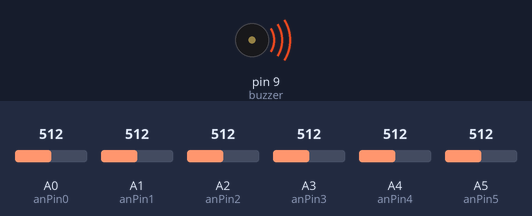
This sketch was run on a simulated Arduino Uno, built with avr-gcc and run on an emulated ATmega328P. Shown: buzzer (waves = sounding). Inputs (shaded band) come from the test bench; at power-on: A0 (anPin0) = 512, A1 (anPin1) = 512, A2 (anPin2) = 512, A3 (anPin3) = 512, A4 (anPin4) = 512, A5 (anPin5) = 512. What the sketch prints to the serial monitor is not drawn.

Above: at 0.1 s.
Timing chart, 0 to 1.6 s (numbered marks = the images above):
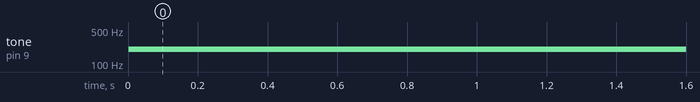

Measured:
- by itself, tone on pin 9 (buzzer): silent → 200 Hz at 0.00 s

The sketch:

arduino_code_p2.ino
```cpp
const int buzzer = 9;
int anPin0 = A0, anPin1 = A1, anPin2 = A2, anPin3 = A3, anPin4 = A4, anPin5 = A5;
int val0=0,val1=0, val2 =0,val3 =0, val4 =0, val5 = 0;

void setup()
{
  Serial.begin(9600);
  pinMode(buzzer, OUTPUT);

}


void loop() {

  val0 = analogRead(anPin0);
  val1 = analogRead(anPin1);
  val2 = analogRead(anPin2);
  val3 = analogRead(anPin3);
  val4 = analogRead(anPin4);
  val5 = analogRead(anPin5);

  Serial.println(val0);
  Serial.println(val1);
  Serial.println(val2);
  Serial.println(val3);
  Serial.println(val4);
  Serial.println(val5);

if (val0>350){
  tone(buzzer, 200);}
else if (val1>350){
  tone(buzzer, 400);}
else if (val2>350){
  tone(buzzer, 600);}
else if (val3>320){
  tone(buzzer, 800);}
else if (val4>350){
  tone(buzzer, 1000);}
else if (val5>350){
  tone(buzzer, 2000);}
else{
    noTone(buzzer);}
}
```
